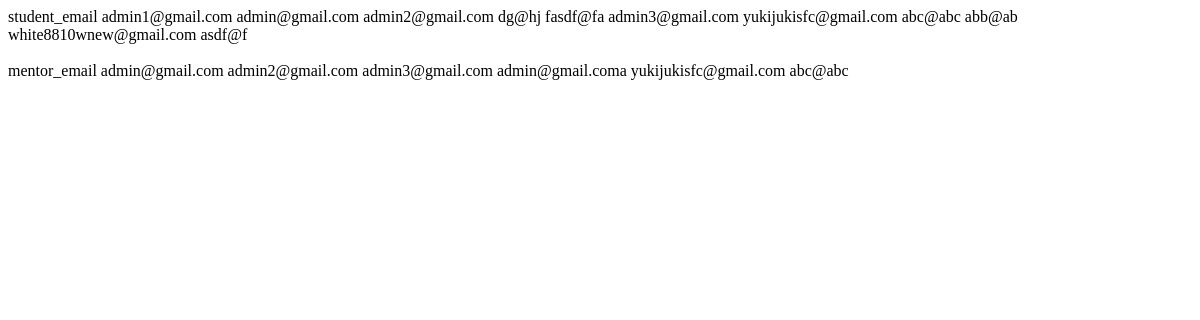
Before: /emailcheck with the older database file.
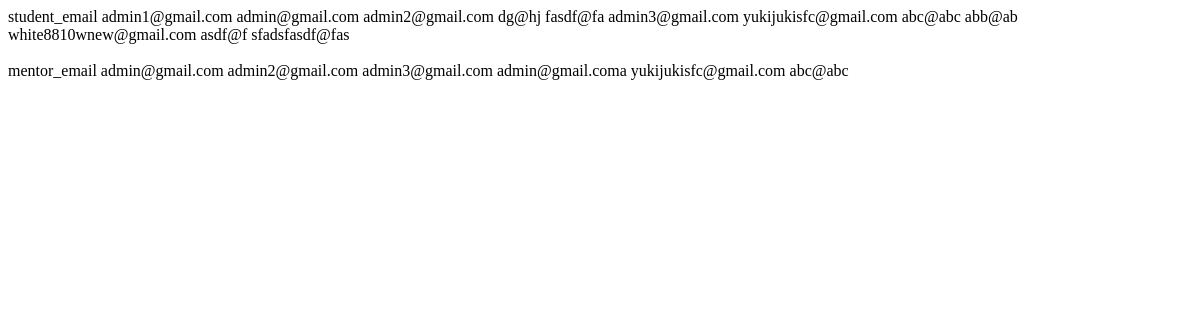
After: the same page with the newer database file.
### app/views.py (models this page shows)
class Student(db.Model):
    id = db.Column(db.Integer, primary_key=True)
    uid = db.Column(db.String(80), nullable=False, unique=True)
    email = db.Column(db.String(80), nullable=False, unique=True)
    password = db.Column(db.String(80), nullable=False, unique=True)
    created_at = db.Column(db.DateTime())

class Mentor(db.Model):
    id = db.Column(db.Integer, primary_key=True)
    mid = db.Column(db.String(80), nullable=False, unique=True)
    name = db.Column(db.String(80))
    email = db.Column(db.String(80), nullable=False, unique=True)
    password = db.Column(db.String(80), nullable=False)
    filename = db.Column(db.String(255), unique=True)
    university = db.Column(db.String(80))
    faculty = db.Column(db.String(80))
    firm = db.Column(db.String(80))
    history = db.Column(db.String(255))
    position = db.Column(db.String(80))
    graduation = db.Column(db.Integer)
    comment = db.Column(db.String(255))
    created_at = db.Column(db.DateTime())

### app/views.py (the view)
@app.route("/emailcheck", methods=["GET"])
def emailcheck():
    mentor_emails = []
    mentors = Mentor.query.all()
    for mentor in mentors:
        mentor_email = mentor.email
        mentor_emails.append(mentor_email)
    student_emails = []
    students = Student.query.all()
    for student in students:
        student_email = student.email
        student_emails.append(student_email)
    emails = {
        "student": student_emails,
        "mentor": mentor_emails
    }
    return render_template("emailcheck.html", data = emails)

### app/templates/emailcheck.html (shortened to what this page needs)
{% for email in data.student %}
    {{email}}
{% endfor %}
mentor_email
{% for email in data.mentor %}
    {{email}}
{% endfor %}

Changed rows visible on the page:
added Student: email "sfadsfasdf@fas"
